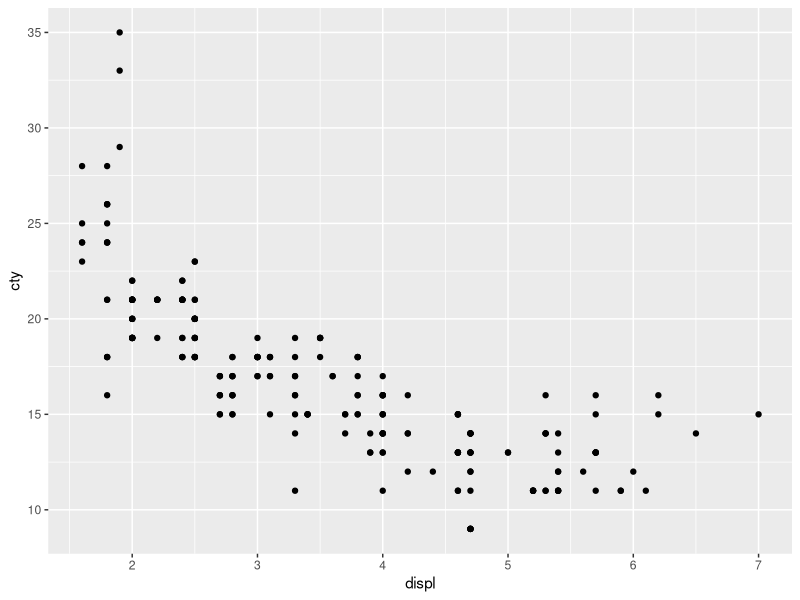
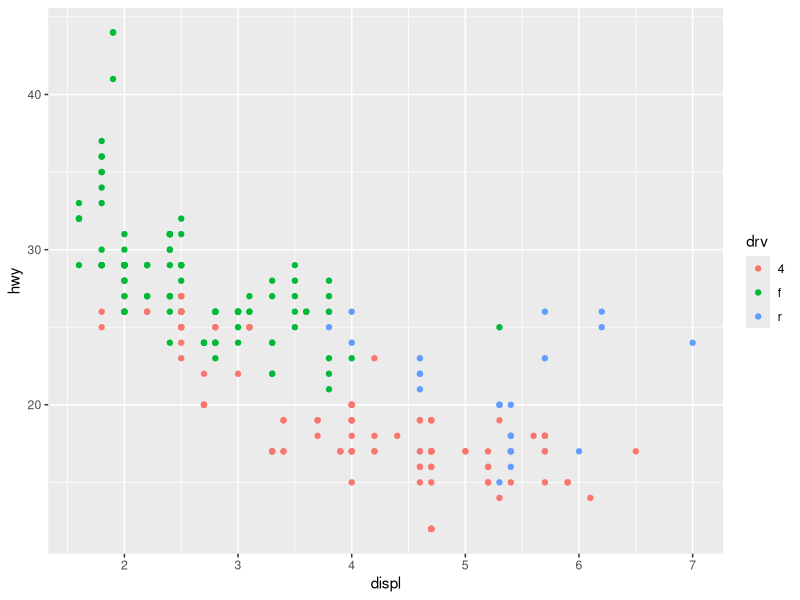
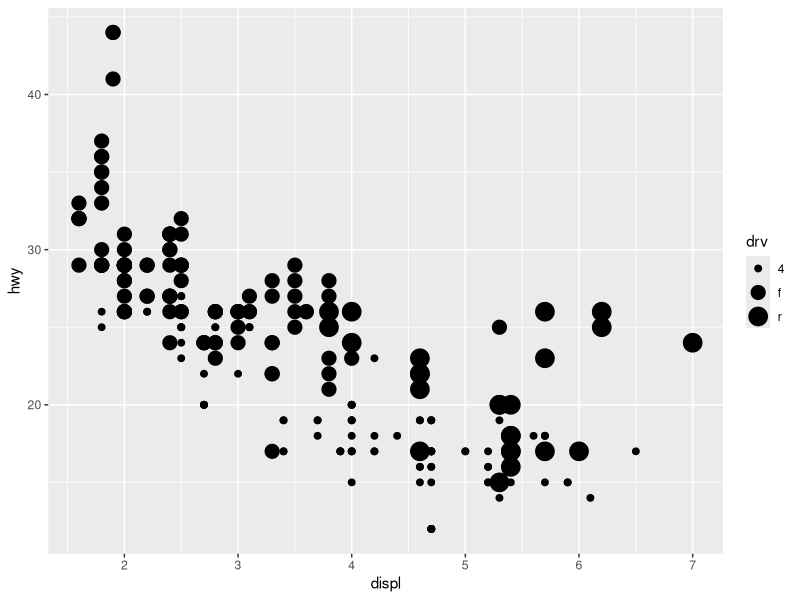
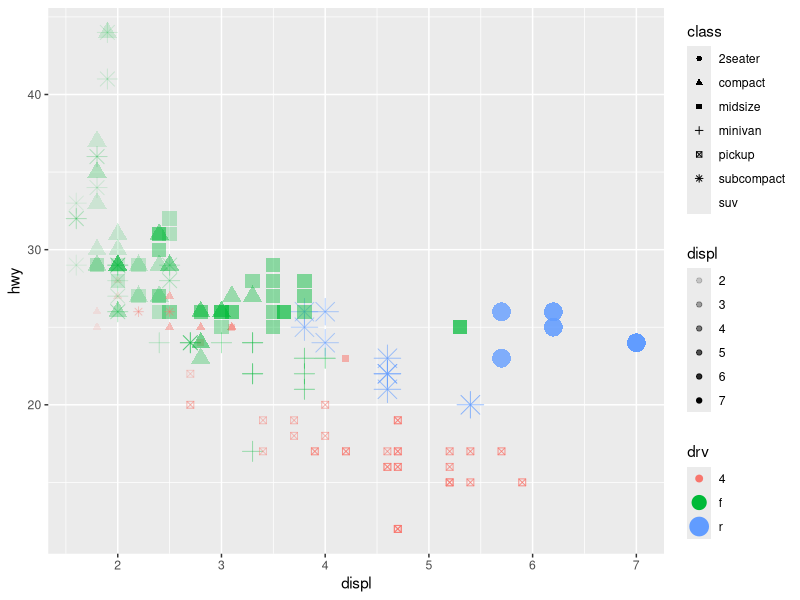
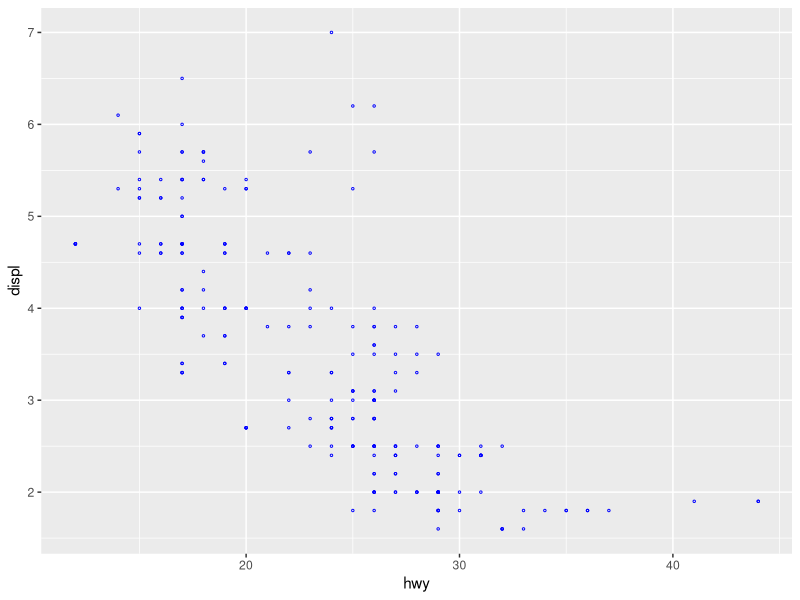

Recreate these plots in R, in order.
## ---- chunk 1
library(ggplot2)
library(dplyr)

## ---- chunk 2
glimpse(mpg)
## ---- chunk 3
str(mpg)
## ---- chunk 4
summary(mpg)
## ---- chunk 5
skimr::skim(mpg)
## ---- chunk 6
mpg %>% 
  ggplot( mapping = aes(x = displ, y = cty)) +
  geom_point()
#geom_point is scatter plot
#color, size, alpha, shape are different parameter.  You needs to use aes to specifiy variance based on variable.
## ---- chunk 7
ggplot(mpg, aes(x = displ, y = hwy, color = drv)) + geom_point()
## ---- chunk 8
ggplot(mpg, aes(x = displ, y = hwy, size = drv))+
  geom_point()
## ---- chunk 9
ggplot(mpg, aes(x = displ, y = hwy, color= drv, size= drv, alpha = displ, shape= class)) +
  geom_point()
## ---- chunk 10
ggplot(mpg, aes(x = hwy, y = displ))+
  geom_point(color= "blue", size = .5, shape = 1)
